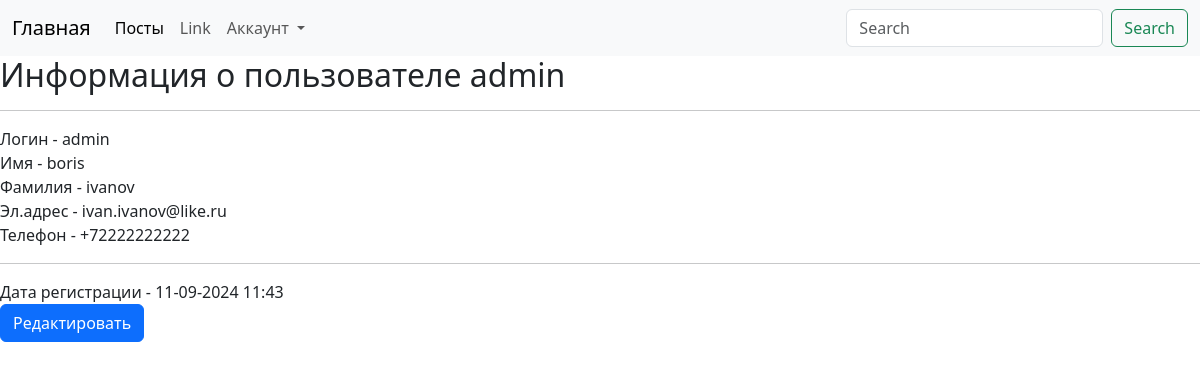
Page /users/detail/2 (signed in) on the earlier database version.
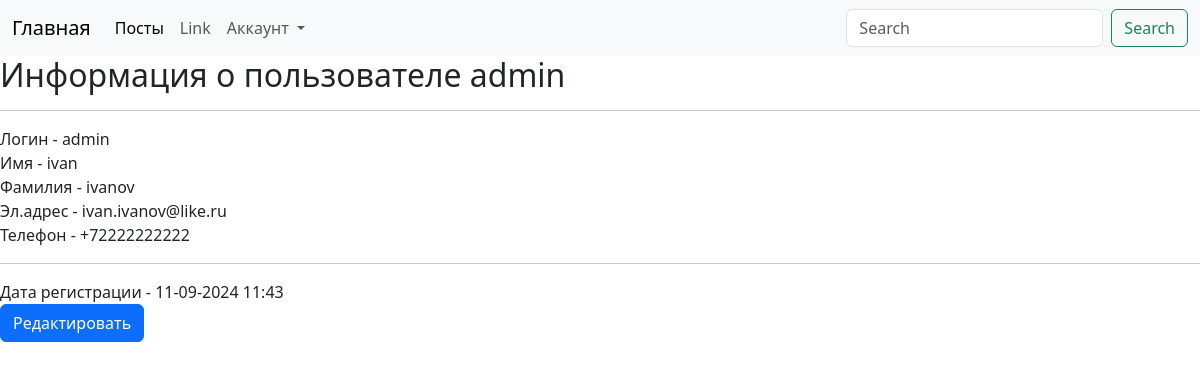
Same page on the later database version.
### users/models.py (models this page shows)
class CustomUser(AbstractUser):
    phone = models.CharField(max_length=20, verbose_name="Телефон")
    city = models.CharField(max_length=100, verbose_name="Город")
    image = models.ImageField(upload_to="users/", null=True, verbose_name="Изображение")

### users/views.py (the view)
# urls.py: path('detail/<int:pk>', user_detail, name='detail'),
@login_required
def user_detail(request, pk):
    user = get_object_or_404(User, pk=pk)
    if request.user != user:
        raise PermissionDenied()
    context = {
        'user': user,
        'title': 'Информация о профиле'
    }
    return render(request, template_name='users/profile.html', context=context)

### users/templates/users/profile.html
{% extends 'users/base.html' %}
{% block content %}
<h2>Информация о пользователе {{ user.username }}</h2>
<hr>
<div>Логин - {{ user.username }}</div>
<div>Имя - {{ user.first_name }}</div>
<div>Фамилия - {{ user.last_name }}</div>
<div>Эл.адрес - {{ user.email }}</div>
<div>Телефон - {{ user.phone }}</div>
<hr>
<div>Дата регистрации - {{ user.date_joined|date:'d-m-Y H:i'}}</div>
<a href="{% url 'users:user_edit' pk=user.id%}" class="btn btn-primary">Редактировать</a>
{% endblock content %}

Differences in the rows shown:
changed CustomUser "admin": first_name "boris" → "ivan"
